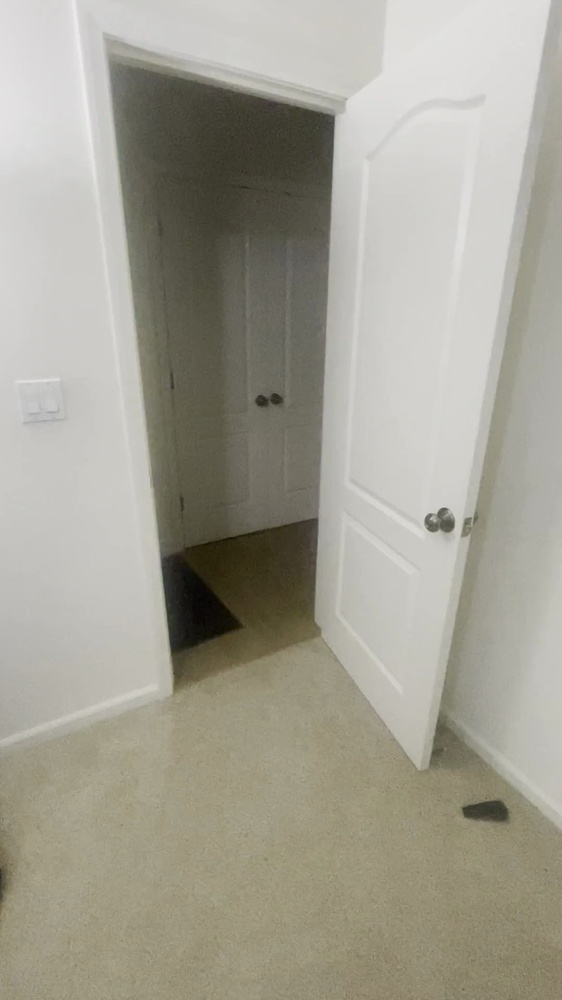
#> input picture debug_crops/room_original.jpg, 562 x 1000 px, shrunk from 1080 x 1920 before the run
$ python analyze_frame_content.py   (older library calls are emulated)
#> lines starting #> are read from the running program, lines starting #| are printed output that depends on the picture
"""Analyze frame content in detail"""
import cv2
import numpy as np

print("Analyzing room_original.jpg content...")
img = cv2.imread('debug_crops/room_original.jpg')
#> img is the input picture: shape (1000, 562, 3); mean B, G, R 147.6, 160.2, 162.9

print(f"\nImage stats:")
print(f"  Shape: {img.shape}")
#|   Shape: (1000, 562, 3)
print(f"  Mean: {img.mean():.1f}")
#|   Mean: 156.9
print(f"  Std: {img.std():.1f}")
#|   Std: 48.1
print(f"  Min: {img.min()}, Max: {img.max()}")
#|   Min: 0, Max: 238

# Check edge density (sharp features)
gray = cv2.cvtColor(img, cv2.COLOR_BGR2GRAY)
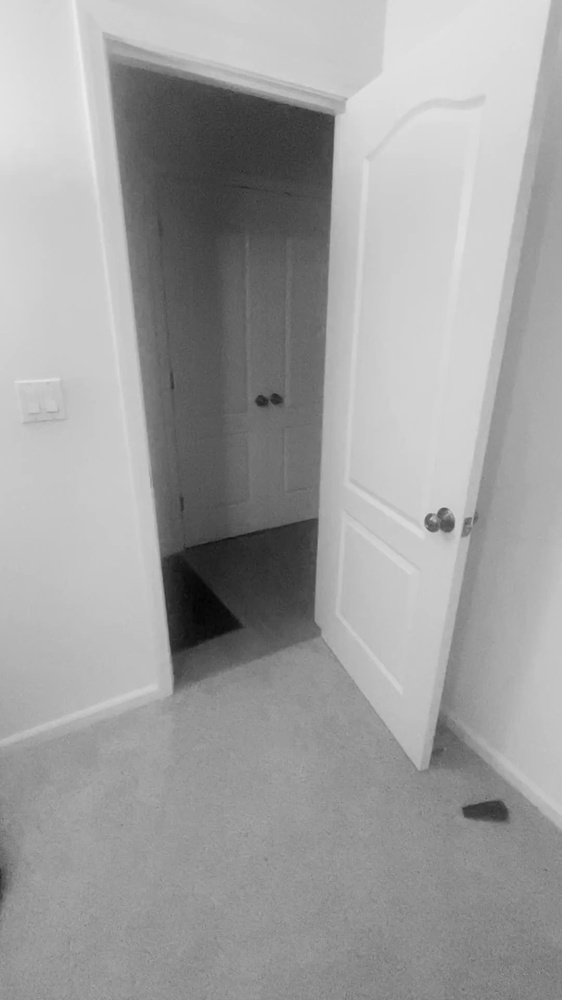
#> gray: shape (1000, 562); min 4, max 237, mean 159.6
edges = cv2.Canny(gray, 50, 150)
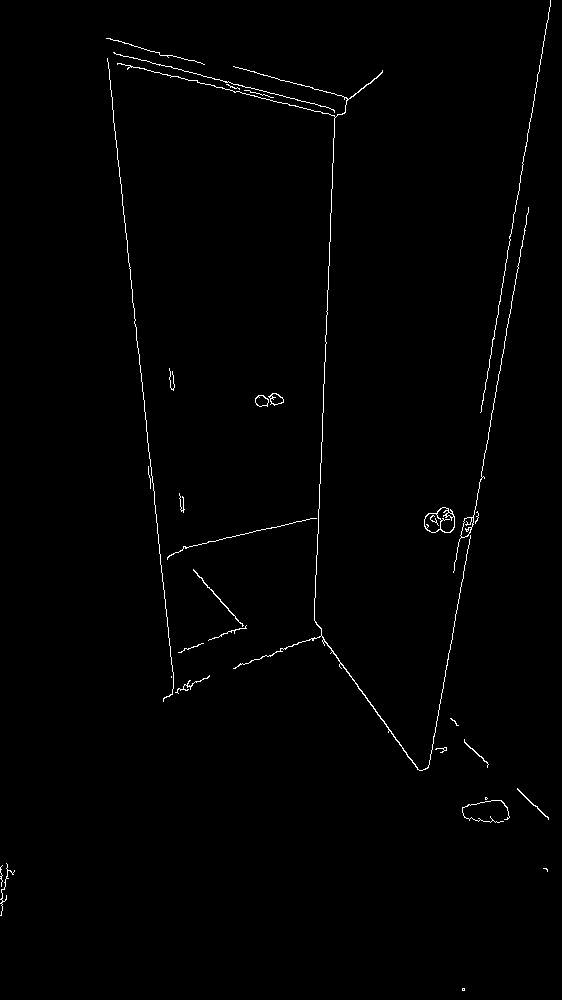
#> edges: shape (1000, 562); 0.85% white in thin lines or dots
edge_density = (edges > 0).sum() / edges.size * 100
#> edge_density = 0.848
print(f"  Edge density: {edge_density:.2f}%")
#|   Edge density: 0.85%

# Check contrast
contrast = img.std()
#> contrast = 48.14
print(f"  Contrast: {contrast:.1f}")
#|   Contrast: 48.1

# Check if mostly uniform color (like a wall)
# Sample 100 random patches and check variance
np.random.seed(42)
patch_vars = []
for _ in range(100):
    y = np.random.randint(0, img.shape[0] - 64)
    x = np.random.randint(0, img.shape[1] - 64)
    patch = img[y:y+64, x:x+64]
    patch_vars.append(patch.std())
#> this loop made 100 passes
#> pass 1, `patch = img[y:y+64, x:x+64]`:
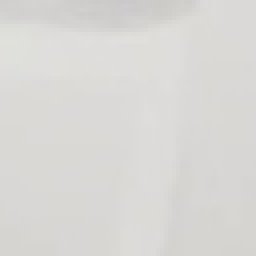
#> patch: shape (64, 64, 3) (shown 4 times larger); mean B, G, R 213.1, 215.9, 216.9
#> pass 3, `patch = img[y:y+64, x:x+64]`:
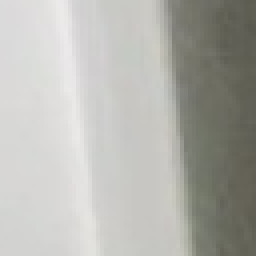
#> patch: shape (64, 64, 3) (shown 4 times larger); mean B, G, R 173.8, 179.1, 179.3
#> after the loop, patch_vars = 100 values, max 58.23 at index 4, min 2.81 at index 60, mean 16.19

avg_patch_var = np.mean(patch_vars)
#> avg_patch_var = 16.19
print(f"  Avg patch variance: {avg_patch_var:.1f}")
#|   Avg patch variance: 16.2

if edge_density < 1.0:
    print("\n⚠️  WARNING: Very low edge density - frame may be mostly empty/wall")
if avg_patch_var < 20:
    print("⚠️  WARNING: Low patch variance - content may be too uniform")
if contrast < 30:
    print("⚠️  WARNING: Low contrast - image may be washed out")

# Check histogram
hist = cv2.calcHist([gray], [0], None, [256], [0, 256])
#> hist = 256 values, max 12998 at index 203, min 0 at index 0, mean 2195.3
peak_bin = np.argmax(hist)
#> peak_bin = 203
print(f"\n  Histogram peak at bin {peak_bin}/255 (brightness)")
#|   Histogram peak at bin 203/255 (brightness)
print(f"  % pixels in peak ±10: {hist[max(0,peak_bin-10):min(256,peak_bin+10)].sum() / hist.sum() * 100:.1f}%")
#|   % pixels in peak ±10: 26.4%

# Check for motion blur
laplacian_var = cv2.Laplacian(gray, cv2.CV_64F).var()
#> laplacian_var = 31.12
print(f"  Laplacian variance (sharpness): {laplacian_var:.1f}")
#|   Laplacian variance (sharpness): 31.1
if laplacian_var < 100:
    print("⚠️  WARNING: Low sharpness - may be blurry")

print("\n" + "="*60)
print("DIAGNOSIS:")
print("="*60)

if edge_density < 1.0 and avg_patch_var < 20:
    print("❌ Frame appears to be mostly empty (wall/ceiling/floor)")
    print("   This is likely a slow pan of a blank surface")
    print("   YOLO cannot detect anything because there ARE no objects!")
elif laplacian_var < 100:
    print("❌ Frame is too blurry for object detection")
elif contrast < 30:
    print("❌ Frame has too low contrast")
else:
    print("❓ Frame appears normal but YOLO still fails - unexpected!")

# Compare with video_short
print("\n" + "="*60)
print("Comparing with video_short_original.jpg...")
img2 = cv2.imread('debug_crops/video_short_original.jpg')
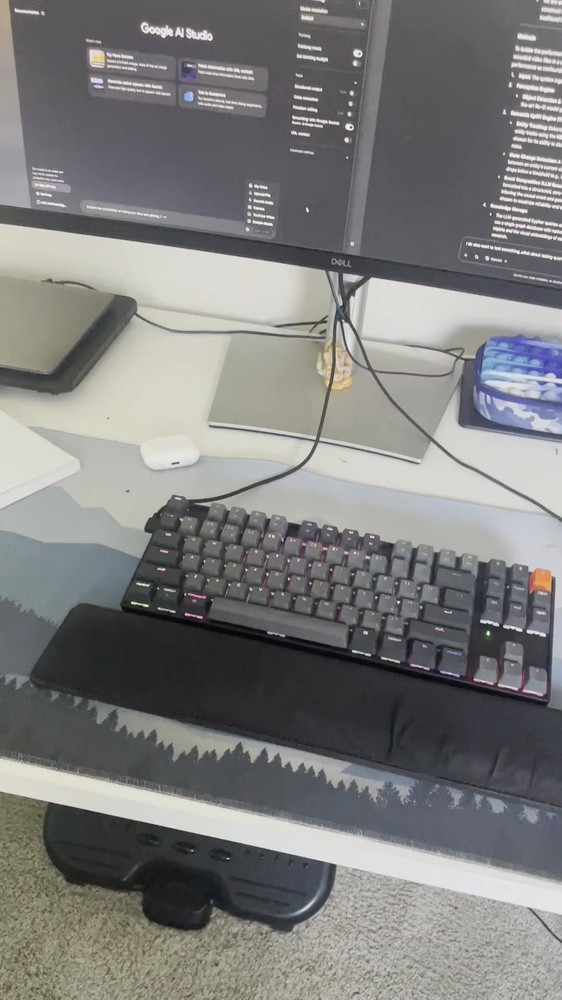
#> input picture debug_crops/video_short_original.jpg, 562 x 1000 px, shrunk from 1080 x 1920 before the run
#> img2 is the input picture: shape (1000, 562, 3); mean B, G, R 124.6, 125.3, 125.4
gray2 = cv2.cvtColor(img2, cv2.COLOR_BGR2GRAY)
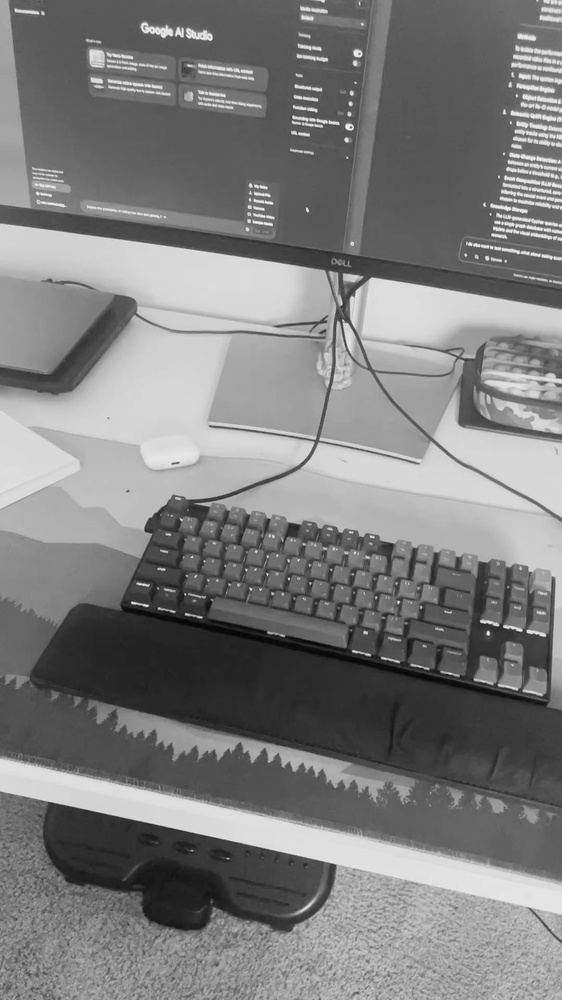
#> gray2: shape (1000, 562); min 4, max 253, mean 125.3
edges2 = cv2.Canny(gray2, 50, 150)
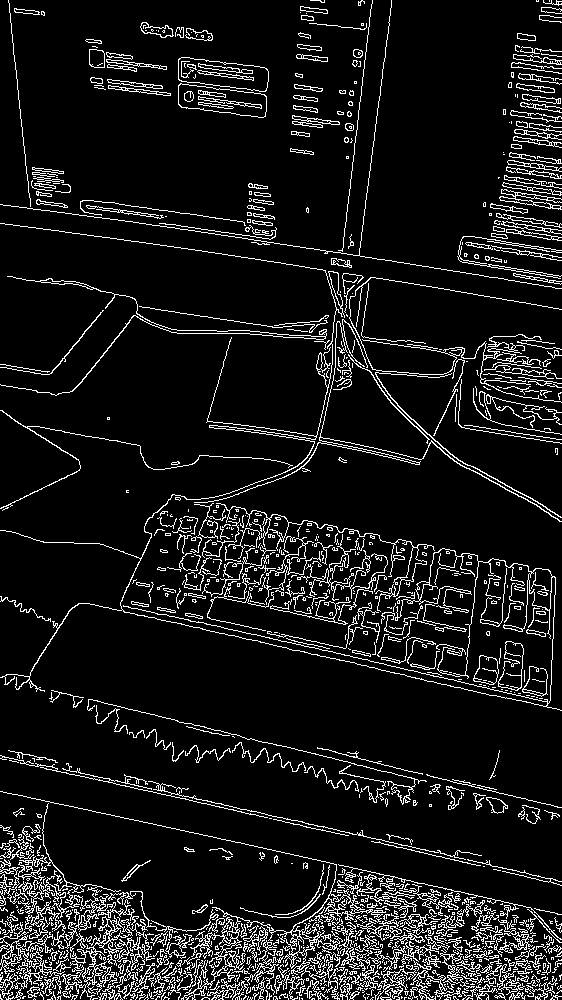
#> edges2: shape (1000, 562); 9.5% white in thin lines or dots
edge_density2 = (edges2 > 0).sum() / edges2.size * 100
#> edge_density2 = 9.48
laplacian_var2 = cv2.Laplacian(gray2, cv2.CV_64F).var()
#> laplacian_var2 = 412.4

print(f"  Edge density: {edge_density2:.2f}% (room: {edge_density:.2f}%)")
#|   Edge density: 9.48% (room: 0.85%)
print(f"  Sharpness: {laplacian_var2:.1f} (room: {laplacian_var:.1f})")
#|   Sharpness: 412.4 (room: 31.1)
print(f"  Contrast: {img2.std():.1f} (room: {img.std():.1f})")
#|   Contrast: 55.4 (room: 48.1)
